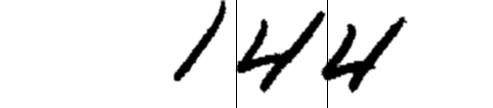
#> input picture HelperFunctions/GND_Clustering/example.jpg, 493 x 108 px; its folder holds only this picture in this run
$ python -i centering.py   (imports and definitions only)   (Python 2 division)
#> lines starting #> are read from the running program, lines starting #| are printed output that depends on the picture; after the words box and inside, x2 and y2 are one past the last pixel; in counts of white or black regions, pixels touching at a corner belong together
### loadImagesFromFolders.py
# -*- coding: utf-8 -*-
"""
Created on Tue Jun 18 09:29:50 2019

@author: bpe043
"""

import os

# Function to return list over full-path image names
def listdir_fullpath(folder):
    return [os.path.join(folder, image) for image in os.listdir(folder)]

# When images are in separate folders
def return_image_list_folders(root):

#> further down, picture is the input picture: shape (108, 493); min 0, max 255, mean 234.3
    image_list = []

    for subdir, dirs, files in os.walk(root):
        for d in dirs:
            l = listdir_fullpath(subdir + d)
            image_list.extend(l)

    return image_list


# When images are in separate folders, and you need a list of labels
# Takes as input the root directory of the image sub-folders
# [62 lines left out: functions return_image_list_labels_folders, return_image_list_labels_folders_3digit, not called in this run]


### Preprocessing/centering.py
# -*- coding: utf-8 -*-
"""
Created on Mon May 27 09:28:21 2019

@author: bpe043
"""

import cv2
import numpy as np

# This is to facilitate importing my own helper functions
import sys
sys.path.insert(0, '//homer.uit.no/bpe043/Desktop/Test_Projects/HelperFunctions')

from loadImagesFromFolders import return_image_list_folders

def image_centering(image):

    num_rows, num_cols = image.shape[:2]
#> num_rows = 108; num_cols = 493

    # Calculations
    ret, thresh = cv2.threshold(image, 127, 255, 0)
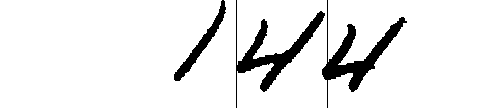
#> thresh: shape (108, 493); 91.9% white; 3 black regions, box (x1, y1, x2, y2) and area: (322, 0, 407, 108) 1805, (236, 0, 325, 108) 1787, (174, 0, 226, 81) 735

    M = cv2.moments(thresh)
#> M = moments, m00 12473835, centre m10/m00, m01/m00 = (241.6, 53.59)

    cX = int(M['m10'] / M['m00'])
#> cX = 241
    cY = int(M['m01'] / M['m00'])
#> cY = 53

    # Centering
    distance_to_center_X = 0
    distance_to_center_Y = 0

    if cX < 50:
        distance_to_center_X = 50 - cX      # Needs to move right / X+
    elif cX > 50:
        distance_to_center_X = -(cX - 50)      # Needs to move left / X-
#> distance_to_center_X = -191
    else:
        distance_to_center_X = 0

    if cY < 50:
        distance_to_center_Y = 50 - cY
    elif cX > 50:
        distance_to_center_Y = -(cY - 50)
#> distance_to_center_Y = -3
    else:
        distance_to_center_Y = 0

    # Translations
    translation_matrix = np.float32([ [1, 0, distance_to_center_X], [0, 1, distance_to_center_Y] ])      # Lucky. Know we need to translate 35 in X+ direction
#> translation_matrix = [[1, 0, -191], [0, 1, -3]]
    img_translated = cv2.warpAffine(image, translation_matrix, (num_cols, num_rows))
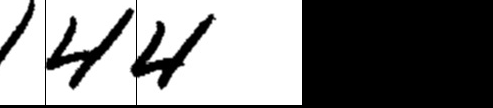
#> img_translated: shape (108, 493); min 0, max 255, mean 132.2

    return img_translated

root_dir = 'input_centered/'

list_of_images = return_image_list_folders(root_dir)


i = 0
# [31 lines not run here, left out]


>>> import cv2
>>> picture = cv2.imread('../HelperFunctions/GND_Clustering/example.jpg', cv2.IMREAD_GRAYSCALE)
>>> result = image_centering(picture)
